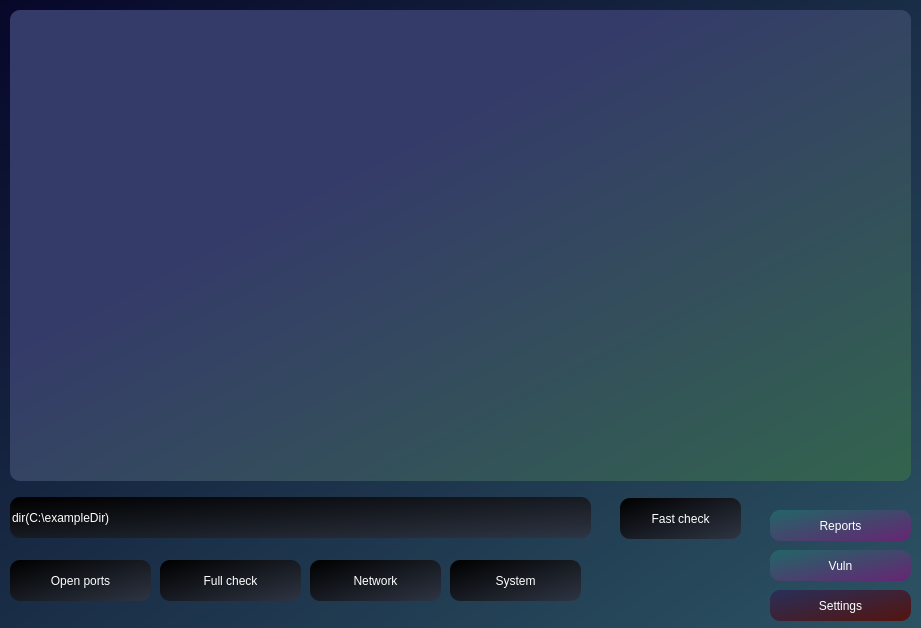
<?xml version="1.0" encoding="UTF-8"?>
<ui version="4.0">
 <class>MainWindow</class>
 <widget class="QMainWindow" name="MainWindow">
  <property name="geometry">
   <rect>
    <x>0</x>
    <y>0</y>
    <width>921</width>
    <height>628</height>
   </rect>
  </property>
  <property name="windowTitle">
   <string>MainWindow</string>
  </property>
  <property name="styleSheet">
   <string notr="true">background-color: qlineargradient(spread:pad, x1:0, y1:0, x2:1, y2:1, stop:0 rgba(7, 7, 42, 255), stop:1 rgba(44, 83, 99, 255));</string>
  </property>
  <widget class="QWidget" name="centralwidget">
   <widget class="QTextEdit" name="textEdit">
    <property name="enabled">
     <bool>true</bool>
    </property>
    <property name="geometry">
     <rect>
      <x>10</x>
      <y>10</y>
      <width>901</width>
      <height>471</height>
     </rect>
    </property>
    <property name="autoFillBackground">
     <bool>false</bool>
    </property>
    <property name="styleSheet">
     <string notr="true">border-radius:10px;
background-color: qlineargradient(spread:pad, x1:0, y1:0, x2:1, y2:1, stop:0.361905 rgba(52, 59, 104, 255), stop:1 rgba(51, 100, 78, 255));
font: 14pt &quot;Segoe UI&quot;;
color: rgb(0, 0, 0);
border: 10px ;
border-color: rgb(7, 7, 7);</string>
    </property>
    <property name="frameShadow">
     <enum>QFrame::Sunken</enum>
    </property>
    <property name="lineWidth">
     <number>1</number>
    </property>
    <property name="verticalScrollBarPolicy">
     <enum>Qt::ScrollBarAsNeeded</enum>
    </property>
    <property name="sizeAdjustPolicy">
     <enum>QAbstractScrollArea::AdjustToContents</enum>
    </property>
    <property name="textInteractionFlags">
     <set>Qt::TextSelectableByMouse</set>
    </property>
   </widget>
   <widget class="QPushButton" name="pushButton">
    <property name="geometry">
     <rect>
      <x>620</x>
      <y>498</y>
      <width>121</width>
      <height>41</height>
     </rect>
    </property>
    <property name="styleSheet">
     <string notr="true">color: rgb(255, 255, 255);
background-color: qlineargradient(spread:pad, x1:0, y1:0, x2:1, y2:1, stop:0 rgba(0, 0, 0, 255), stop:1 rgba(46, 53, 67, 255));
border-radius:10px;
font: 700 14pt &quot;Segoe UI&quot;;</string>
    </property>
    <property name="text">
     <string>Fast check</string>
    </property>
   </widget>
   <widget class="QLineEdit" name="lineEdit">
    <property name="geometry">
     <rect>
      <x>10</x>
      <y>497</y>
      <width>581</width>
      <height>41</height>
     </rect>
    </property>
    <property name="styleSheet">
     <string notr="true">color: rgb(255, 255, 255);
background-color: qlineargradient(spread:pad, x1:0, y1:0, x2:1, y2:1, stop:0 rgba(0, 0, 0, 255), stop:1 rgba(46, 53, 67, 255));
border-radius:10px;
font: 700 16pt &quot;Segoe UI&quot;;</string>
    </property>
    <property name="text">
     <string>dir(C:\exampleDir)</string>
    </property>
   </widget>
   <widget class="QPushButton" name="scanPortsBth">
    <property name="geometry">
     <rect>
      <x>10</x>
      <y>560</y>
      <width>141</width>
      <height>41</height>
     </rect>
    </property>
    <property name="styleSheet">
     <string notr="true">background-color: qlineargradient(spread:pad, x1:0, y1:0, x2:1, y2:1, stop:0 rgba(0, 0, 0, 255), stop:1 rgba(46, 53, 67, 255));
color: rgb(255, 255, 255);
border-radius:10px;
font: 700 14pt &quot;Segoe UI&quot;;</string>
    </property>
    <property name="text">
     <string>Open ports</string>
    </property>
   </widget>
   <widget class="QPushButton" name="genReportsBth">
    <property name="geometry">
     <rect>
      <x>770</x>
      <y>510</y>
      <width>141</width>
      <height>31</height>
     </rect>
    </property>
    <property name="styleSheet">
     <string notr="true">background-color: qlineargradient(spread:pad, x1:0, y1:0, x2:1, y2:1, stop:0 rgba(34, 102, 103, 255), stop:1 rgba(102, 37, 115, 255));
color: rgb(255, 255, 255);
border-radius:10px;
font: 700 14pt &quot;Segoe UI&quot;;</string>
    </property>
    <property name="text">
     <string>Reports</string>
    </property>
   </widget>
   <widget class="QPushButton" name="netBth">
    <property name="geometry">
     <rect>
      <x>310</x>
      <y>560</y>
      <width>131</width>
      <height>41</height>
     </rect>
    </property>
    <property name="styleSheet">
     <string notr="true">background-color: qlineargradient(spread:pad, x1:0, y1:0, x2:1, y2:1, stop:0 rgba(0, 0, 0, 255), stop:1 rgba(46, 53, 67, 255));
color: rgb(255, 255, 255);
border-radius:10px;
font: 700 14pt &quot;Segoe UI&quot;;</string>
    </property>
    <property name="text">
     <string>Network</string>
    </property>
   </widget>
   <widget class="QPushButton" name="fullCheckBth">
    <property name="geometry">
     <rect>
      <x>160</x>
      <y>560</y>
      <width>141</width>
      <height>41</height>
     </rect>
    </property>
    <property name="styleSheet">
     <string notr="true">background-color: qlineargradient(spread:pad, x1:0, y1:0, x2:1, y2:1, stop:0 rgba(0, 0, 0, 255), stop:1 rgba(46, 53, 67, 255));
color: rgb(255, 255, 255);
border-radius:10px;
font: 700 14pt &quot;Segoe UI&quot;;</string>
    </property>
    <property name="text">
     <string>Full check</string>
    </property>
   </widget>
   <widget class="QPushButton" name="settingsBth">
    <property name="geometry">
     <rect>
      <x>770</x>
      <y>590</y>
      <width>141</width>
      <height>31</height>
     </rect>
    </property>
    <property name="styleSheet">
     <string notr="true">background-color: qlineargradient(spread:pad, x1:0, y1:0, x2:1, y2:1, stop:0 rgba(40, 47, 90, 255), stop:1 rgba(84, 20, 15, 255));
color: rgb(255, 255, 255);
border-radius:10px;
font: 700 14pt &quot;Segoe UI&quot;;</string>
    </property>
    <property name="text">
     <string>Settings</string>
    </property>
   </widget>
   <widget class="QPushButton" name="vulnsBth">
    <property name="geometry">
     <rect>
      <x>770</x>
      <y>550</y>
      <width>141</width>
      <height>31</height>
     </rect>
    </property>
    <property name="styleSheet">
     <string notr="true">background-color: qlineargradient(spread:pad, x1:0, y1:0, x2:1, y2:1, stop:0 rgba(34, 102, 103, 255), stop:1 rgba(102, 37, 115, 255));
color: rgb(255, 255, 255);
border-radius:10px;
font: 700 14pt &quot;Segoe UI&quot;;</string>
    </property>
    <property name="text">
     <string>Vuln</string>
    </property>
   </widget>
   <widget class="QPushButton" name="sysBth">
    <property name="geometry">
     <rect>
      <x>450</x>
      <y>560</y>
      <width>131</width>
      <height>41</height>
     </rect>
    </property>
    <property name="styleSheet">
     <string notr="true">background-color: qlineargradient(spread:pad, x1:0, y1:0, x2:1, y2:1, stop:0 rgba(0, 0, 0, 255), stop:1 rgba(46, 53, 67, 255));
color: rgb(255, 255, 255);
border-radius:10px;
font: 700 14pt &quot;Segoe UI&quot;;</string>
    </property>
    <property name="text">
     <string>System</string>
    </property>
   </widget>
  </widget>
 </widget>
 <resources/>
 <connections/>
</ui>
